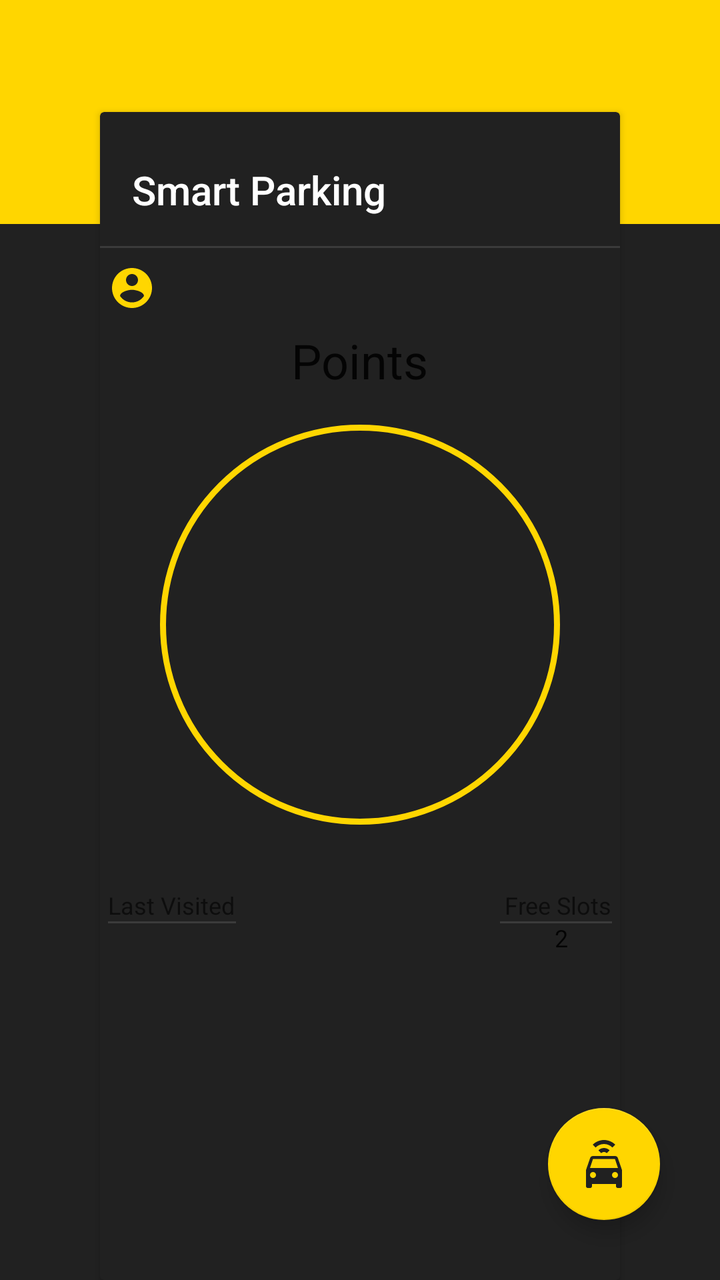
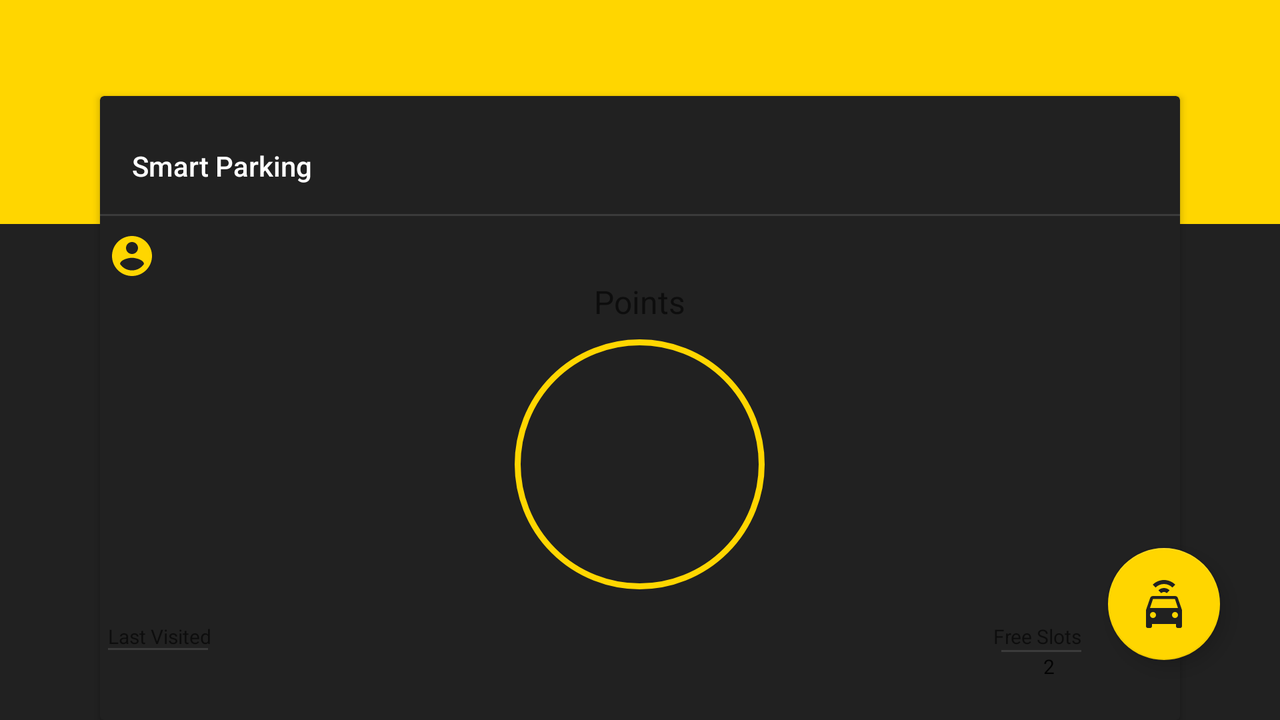

One screen, two layout resources from the same app: the default and the repository's alternative for another configuration. Each is rendered where Android would select it; the XML of both is given below.
<!-- AndroidManifest.xml: application theme AppTheme -->
<!-- res/layout/activity_main.xml -->
<?xml version="1.0" encoding="utf-8"?>
<android.support.v4.widget.DrawerLayout
    xmlns:android="http://schemas.android.com/apk/res/android"
    xmlns:app="http://schemas.android.com/apk/res-auto"
    android:id="@+id/drawer_layout"
    android:layout_width="match_parent"
    android:layout_height="match_parent"
    >
<RelativeLayout
    android:layout_width="match_parent"
    android:layout_height="match_parent"
    android:background="@color/colorOffBlack">

    <android.support.v7.widget.Toolbar
        android:id="@+id/primary_toolbar"
        android:layout_width="match_parent"
        android:layout_height="112dp"
        android:layout_alignParentEnd="true"
        android:layout_alignParentLeft="true"
        android:layout_alignParentRight="true"
        android:layout_alignParentStart="true"
        android:layout_alignParentTop="true"
        android:background="@color/colorPrimary" />

    <android.support.v7.widget.CardView
        android:id="@+id/cardView"
        android:layout_width="match_parent"
        android:layout_height="match_parent"
        android:layout_marginLeft="50dp"
        android:layout_marginRight="50dp"
        android:layout_marginTop="?attr/actionBarSize"
        app:cardBackgroundColor="@color/colorOffBlack">

        <LinearLayout
            android:layout_width="match_parent"
            android:layout_height="match_parent"
            android:layout_alignTop="@+id/cardView"
            android:layout_marginTop="11dp"
            android:orientation="vertical">

            <android.support.v7.widget.Toolbar
                android:id="@+id/card_view_toolbar"
                android:layout_width="match_parent"
                android:layout_height="?attr/actionBarSize"
                app:title="Smart Parking"
                app:titleTextColor="@color/colorWhite" />

            <View
                android:layout_width="match_parent"
                android:layout_height="1dp"
                android:alpha="0.12"
                android:background="@color/colorWhite" />

            <RelativeLayout
                android:layout_width="match_parent"
                android:layout_height="wrap_content">

                <TextView
                    android:id="@+id/username"
                    android:layout_width="wrap_content"
                    android:layout_height="wrap_content"
                    android:layout_marginLeft="4dp"
                    android:layout_marginStart="4dp"
                    android:layout_marginTop="8dp"
                    android:drawableLeft="@drawable/ic_account_circle"
                    android:drawableStart="@drawable/ic_account_circle"
                    android:textAppearance="@style/TextAppearance.AppCompat.Caption"
                    android:textColor="@color/colorWhite"
                    android:textSize="12sp" />

                <TextView
                    android:id="@+id/points_text"
                    android:layout_width="wrap_content"
                    android:layout_height="wrap_content"
                    android:layout_below="@id/username"
                    android:layout_centerHorizontal="true"
                    android:layout_marginTop="8dp"
                    android:text="@string/points"
                    android:textAppearance="@style/TextAppearance.AppCompat.Headline" />


                <ImageView
                    android:id="@+id/imageView"
                    android:layout_width="200dp"
                    android:layout_height="200dp"
                    android:layout_below="@id/points_text"
                    android:layout_centerHorizontal="true"
                    android:layout_marginTop="16dp"
                    android:background="@drawable/circle_drawable" />

                <TextView
                    android:id="@+id/hint"
                    android:layout_width="wrap_content"
                    android:layout_height="wrap_content"
                    android:layout_below="@+id/imageView"
                    android:layout_centerHorizontal="true"
                    android:layout_marginTop="4dp"
                    android:text="@string/hint_text"
                    android:textSize="12sp"
                    android:visibility="invisible" />

                <TextView
                    android:id="@+id/points_count"
                    android:layout_width="wrap_content"
                    android:layout_height="wrap_content"
                    android:layout_centerHorizontal="true"
                    android:layout_centerVertical="true"
                    android:textAppearance="@style/TextAppearance.AppCompat.Caption"
                    android:textColor="@color/colorWhite"
                    android:textSize="24sp" />

                <TextView
                    android:id="@+id/last_visited_label"
                    android:layout_width="wrap_content"
                    android:layout_height="wrap_content"
                    android:layout_alignParentLeft="true"
                    android:layout_alignParentStart="true"
                    android:layout_below="@id/imageView"
                    android:layout_marginLeft="4dp"
                    android:layout_marginStart="4dp"
                    android:layout_marginTop="32dp"
                    android:text="@string/last_visited_label"
                    android:textAppearance="@style/TextAppearance.AppCompat.Caption" />

                <View
                    android:layout_width="64dp"
                    android:layout_height="1dp"
                    android:layout_alignLeft="@id/last_visited_label"
                    android:layout_alignParentLeft="true"
                    android:layout_alignParentStart="true"
                    android:layout_alignStart="@id/last_visited_label"
                    android:layout_below="@id/last_visited_label"
                    android:layout_marginLeft="4dp"
                    android:layout_marginStart="4dp"
                    android:alpha="0.12"
                    android:background="@color/colorWhite" />

                <TextView
                    android:id="@+id/last_visited_date"
                    android:layout_width="wrap_content"
                    android:layout_height="wrap_content"
                    android:layout_alignLeft="@id/last_visited_label"
                    android:layout_alignParentLeft="true"
                    android:layout_alignParentStart="true"
                    android:layout_alignStart="@id/last_visited_label"
                    android:layout_below="@id/last_visited_label"
                    android:layout_marginLeft="4dp"
                    android:layout_marginStart="4dp"
                    android:textAppearance="@style/TextAppearance.AppCompat.Subhead"
                    android:textSize="12sp" />

                <TextView
                    android:id="@+id/free_slots_label"
                    android:layout_width="wrap_content"
                    android:layout_height="wrap_content"
                    android:layout_alignParentEnd="true"
                    android:layout_alignParentRight="true"
                    android:layout_below="@id/imageView"
                    android:layout_marginEnd="4dp"
                    android:layout_marginRight="4dp"
                    android:layout_marginTop="32dp"
                    android:text="@string/free_slots_label"
                    android:textAppearance="@style/TextAppearance.AppCompat.Caption" />

                <View
                    android:layout_width="56dp"
                    android:layout_height="1dp"
                    android:layout_alignParentEnd="true"
                    android:layout_alignParentRight="true"
                    android:layout_below="@id/free_slots_label"
                    android:layout_marginEnd="4dp"
                    android:layout_marginRight="4dp"
                    android:alpha="0.12"
                    android:background="@color/colorWhite" />

                <TextView
                    android:id="@+id/free_slots_count"
                    android:layout_width="wrap_content"
                    android:layout_height="wrap_content"
                    android:layout_alignLeft="@+id/free_slots_label"
                    android:layout_alignStart="@+id/free_slots_label"
                    android:layout_below="@id/last_visited_label"
                    android:layout_marginLeft="25dp"
                    android:layout_marginStart="25dp"

                    android:text="2"
                    android:textAppearance="@style/TextAppearance.AppCompat.Subhead"
                    android:textSize="12sp" />
            </RelativeLayout>

        </LinearLayout>


    </android.support.v7.widget.CardView>

    <android.support.design.widget.FloatingActionButton
        android:id="@+id/floatingActionButton"
        android:layout_width="wrap_content"
        android:layout_height="wrap_content"
        android:layout_alignParentBottom="true"
        android:layout_alignParentEnd="true"
        android:layout_alignParentRight="true"
        android:layout_marginBottom="30dp"
        android:layout_marginEnd="30dp"
        android:layout_marginRight="30dp"
        android:src="@drawable/car_connected"
        app:backgroundTint="@color/colorPrimary"
        app:fabSize="normal" />
</RelativeLayout>

    <android.support.design.widget.NavigationView
        android:id="@+id/navigation_view"
        android:layout_width="wrap_content"
        android:layout_height="match_parent"
        android:layout_alignParentEnd="true"
        android:layout_alignParentRight="true"
        android:layout_gravity="start"
        android:layout_marginEnd="51dp"
        android:layout_marginRight="51dp"
        app:headerLayout="@layout/nav_header_layout"
        app:menu="@menu/nav_menu">

    </android.support.design.widget.NavigationView>

</android.support.v4.widget.DrawerLayout>
<!-- res/layout/nav_header_layout.xml (included above) -->
<?xml version="1.0" encoding="utf-8"?>
<LinearLayout xmlns:android="http://schemas.android.com/apk/res/android"
    android:layout_width="match_parent"
    android:layout_height="match_parent"
    android:orientation="vertical">

    <TextView
        android:layout_width="wrap_content"
        android:layout_height="wrap_content"
        android:layout_gravity="center_horizontal"
        android:layout_marginTop="32dp"
        android:drawableLeft="@drawable/car_connected_yellow"
        android:drawableStart="@drawable/car_connected_yellow"
        android:text="@string/smart_parking_label"
        android:textAppearance="@style/Base.TextAppearance.AppCompat.Caption"
        android:textSize="20sp" />

    <ImageView
        android:layout_width="64dp"
        android:layout_height="64dp"
        android:layout_gravity="center_horizontal"
        android:layout_marginTop="16dp"
        android:contentDescription="@string/hint_light_bulb_resource"
        android:src="@drawable/ic_bulb_idea" />

    <TextView
        android:id="@+id/hint_text"
        android:layout_width="wrap_content"
        android:layout_height="wrap_content"
        android:layout_marginLeft="16dp"
        android:layout_marginStart="16dp"
        android:layout_marginTop="16dp"
        android:text="Did you know bla bla?"
        android:textColor="@color/colorWhite" />

    <View
        android:layout_width="match_parent"
        android:layout_height="1dp"
        android:layout_marginTop="4dp"
        android:alpha="0.12"
        android:background="@color/colorWhite" />


</LinearLayout>
<!-- resources referenced by this layout -->
<resources>
  <color name="colorOffBlack">#212121</color>
  <color name="colorPrimary">#ffd600</color>
  <color name="colorWhite">#ffffff</color>
  <!-- drawable car_connected (drawable) -->
  <vector xmlns:android="http://schemas.android.com/apk/res/android"
      android:width="24dp"
      android:height="24dp"
      android:viewportHeight="24"
      android:viewportWidth="24">
      <path
          android:fillColor="#212121"
          android:pathData="M5,14H19L17.5,9.5H6.5L5,14M17.5,19A1.5,1.5 0 0,0 19,17.5A1.5,1.5 0 0,0 17.5,16A1.5,1.5 0 0,0 16,17.5A1.5,1.5 0 0,0 17.5,19M6.5,19A1.5,1.5 0 0,0 8,17.5A1.5,1.5 0 0,0 6.5,16A1.5,1.5 0 0,0 5,17.5A1.5,1.5 0 0,0 6.5,19M18.92,9L21,15V23A1,1 0 0,1 20,24H19A1,1 0 0,1 18,23V22H6V23A1,1 0 0,1 5,24H4A1,1 0 0,1 3,23V15L5.08,9C5.28,8.42 5.85,8 6.5,8H17.5C18.15,8 18.72,8.42 18.92,9M12,0C14.12,0 16.15,0.86 17.65,2.35L16.23,3.77C15.11,2.65 13.58,2 12,2C10.42,2 8.89,2.65 7.77,3.77L6.36,2.35C7.85,0.86 9.88,0 12,0M12,4C13.06,4 14.07,4.44 14.82,5.18L13.4,6.6C13.03,6.23 12.53,6 12,6C11.5,6 10.97,6.23 10.6,6.6L9.18,5.18C9.93,4.44 10.94,4 12,4Z" />
  </vector>
  <!-- drawable circle_drawable (drawable) -->
  <?xml version="1.0" encoding="utf-8"?>
  <shape xmlns:android="http://schemas.android.com/apk/res/android"
      android:shape="oval">
      <stroke
          android:width="3dp"
          android:color="#ffd600" />
      <size
          android:width="120dp"
          android:height="120dp" />
  
  </shape>
  <!-- drawable ic_account_circle (drawable) -->
  <vector xmlns:android="http://schemas.android.com/apk/res/android"
      android:width="24dp"
      android:height="24dp"
      android:viewportHeight="24.0"
      android:viewportWidth="24.0">
      <path
          android:fillColor="#ffd600"
          android:pathData="M12,2C6.48,2 2,6.48 2,12s4.48,10 10,10 10,-4.48 10,-10S17.52,2 12,2zM12,5c1.66,0 3,1.34 3,3s-1.34,3 -3,3 -3,-1.34 -3,-3 1.34,-3 3,-3zM12,19.2c-2.5,0 -4.71,-1.28 -6,-3.22 0.03,-1.99 4,-3.08 6,-3.08 1.99,0 5.97,1.09 6,3.08 -1.29,1.94 -3.5,3.22 -6,3.22z" />
  </vector>
  <!-- drawable ic_bulb_idea (drawable) -->
  <vector xmlns:android="http://schemas.android.com/apk/res/android"
      android:width="24dp"
      android:height="24dp"
      android:viewportHeight="24.0"
      android:viewportWidth="24.0">
      <path
          android:fillColor="#50ea42"
          android:pathData="M9,21c0,0.55 0.45,1 1,1h4c0.55,0 1,-0.45 1,-1v-1L9,20v1zM12,2C8.14,2 5,5.14 5,9c0,2.38 1.19,4.47 3,5.74L8,17c0,0.55 0.45,1 1,1h6c0.55,0 1,-0.45 1,-1v-2.26c1.81,-1.27 3,-3.36 3,-5.74 0,-3.86 -3.14,-7 -7,-7zM14.85,13.1l-0.85,0.6L14,16h-4v-2.3l-0.85,-0.6C7.8,12.16 7,10.63 7,9c0,-2.76 2.24,-5 5,-5s5,2.24 5,5c0,1.63 -0.8,3.16 -2.15,4.1z" />
  </vector>
  <string name="free_slots_label">Free Slots</string>
  <string name="hint_light_bulb_resource" translatable="false">hint light bulb resource</string>
  <string name="hint_text">Hint: A notification will be sent.</string>
  <string name="last_visited_label">Last Visited</string>
  <string name="points">Points</string>
  <string name="smart_parking_label">Smart Parking</string>
  <style name="AppTheme" parent="Theme.AppCompat.Light.DarkActionBar">
          
          <item name="colorPrimary">@color/colorPrimary</item>
          <item name="colorPrimaryDark">@color/colorPrimaryDark</item>
          <item name="preferenceTheme">@style/PreferenceThemeOverlay</item>
      </style>
  <color name="colorPrimaryDark">#c9bc1f</color>
</resources>
<!-- res/layout-land/activity_main.xml (the repository's variant of the layout above) -->
<!-- drawn on the phone turned sideways -->
<?xml version="1.0" encoding="utf-8"?>
<android.support.v4.widget.DrawerLayout xmlns:android="http://schemas.android.com/apk/res/android"
    xmlns:app="http://schemas.android.com/apk/res-auto"
    android:id="@+id/drawer_layout"
    android:layout_width="match_parent"
    android:layout_height="match_parent">

    <RelativeLayout
        android:layout_width="match_parent"
        android:layout_height="match_parent"
        android:background="@color/colorOffBlack">

        <android.support.v7.widget.Toolbar
            android:id="@+id/primary_toolbar"
            android:layout_width="match_parent"
            android:layout_height="112dp"
            android:layout_alignParentEnd="true"
            android:layout_alignParentLeft="true"
            android:layout_alignParentRight="true"
            android:layout_alignParentStart="true"
            android:layout_alignParentTop="true"
            android:background="@color/colorPrimary" />

        <android.support.v7.widget.CardView
            android:id="@+id/cardView"
            android:layout_width="match_parent"
            android:layout_height="match_parent"
            android:layout_marginLeft="50dp"
            android:layout_marginRight="50dp"
            android:layout_marginTop="?attr/actionBarSize"
            app:cardBackgroundColor="@color/colorOffBlack">

            <LinearLayout
                android:layout_width="match_parent"
                android:layout_height="match_parent"
                android:layout_alignTop="@+id/cardView"
                android:layout_marginTop="11dp"
                android:orientation="vertical">

                <android.support.v7.widget.Toolbar
                    android:id="@+id/card_view_toolbar"
                    android:layout_width="match_parent"
                    android:layout_height="?attr/actionBarSize"
                    app:title="Smart Parking"
                    app:titleTextColor="@color/colorWhite" />

                <View
                    android:layout_width="match_parent"
                    android:layout_height="1dp"
                    android:alpha="0.12"
                    android:background="@color/colorWhite" />

                <RelativeLayout
                    android:layout_width="match_parent"
                    android:layout_height="match_parent">

                    <TextView
                        android:id="@+id/username"
                        android:layout_width="wrap_content"
                        android:layout_height="wrap_content"
                        android:layout_alignParentLeft="true"
                        android:layout_alignParentStart="true"
                        android:layout_alignParentTop="true"
                        android:layout_marginLeft="8dp"
                        android:layout_marginStart="4dp"
                        android:layout_marginTop="8dp"
                        android:drawableLeft="@drawable/ic_account_circle"
                        android:drawableStart="@drawable/ic_account_circle"

                        android:textAppearance="@style/TextAppearance.AppCompat.Caption"
                        android:textColor="@color/colorWhite"
                        android:textSize="12sp" />

                    <TextView
                        android:id="@+id/points_text"
                        android:layout_width="wrap_content"
                        android:layout_height="wrap_content"
                        android:layout_below="@+id/username"
                        android:layout_centerHorizontal="true"
                        android:text="@string/points"
                        android:textAppearance="@style/TextAppearance.AppCompat.Caption"
                        android:textSize="16sp" />

                    <ImageView
                        android:id="@+id/imageView"
                        android:layout_width="125dp"
                        android:layout_height="125dp"
                        android:layout_below="@+id/points_text"
                        android:layout_centerHorizontal="true"
                        android:layout_marginTop="8dp"
                        android:background="@drawable/circle_drawable" />

                    <TextView
                        android:id="@+id/hint"
                        android:layout_width="wrap_content"
                        android:layout_height="wrap_content"
                        android:layout_below="@+id/imageView"
                        android:layout_centerHorizontal="true"
                        android:layout_marginTop="8dp"
                        android:text="@string/hint_text"
                        android:textSize="12sp"
                        android:visibility="invisible" />

                    <TextView
                        android:id="@+id/points_count"
                        android:layout_width="wrap_content"
                        android:layout_height="wrap_content"
                        android:layout_centerHorizontal="true"
                        android:layout_centerVertical="true"

                        android:textAppearance="@style/TextAppearance.AppCompat.Caption"
                        android:textColor="@color/colorWhite"
                        android:textSize="20sp" />

                    <TextView
                        android:id="@+id/last_visited_label"
                        android:layout_width="wrap_content"
                        android:layout_height="wrap_content"
                        android:layout_alignParentBottom="true"
                        android:layout_alignParentLeft="true"
                        android:layout_alignParentStart="true"
                        android:layout_marginBottom="35dp"
                        android:layout_marginLeft="4dp"
                        android:layout_marginStart="4dp"
                        android:layout_marginTop="32dp"
                        android:text="@string/last_visited_label"
                        android:textAppearance="@style/TextAppearance.AppCompat.Caption"
                        android:textSize="10sp" />

                    <View
                        android:id="@+id/view"
                        android:layout_width="50dp"
                        android:layout_height="1dp"
                        android:layout_alignBottom="@id/last_visited_label"
                        android:layout_alignLeft="@id/last_visited_label"
                        android:layout_alignParentLeft="true"
                        android:layout_alignParentStart="true"
                        android:layout_alignStart="@id/last_visited_label"
                        android:layout_marginLeft="4dp"
                        android:layout_marginStart="4dp"
                        android:alpha="0.12"
                        android:background="@color/colorWhite" />

                    <TextView
                        android:id="@+id/last_visited_date"
                        android:layout_width="wrap_content"
                        android:layout_height="wrap_content"
                        android:layout_alignLeft="@+id/view"
                        android:layout_alignParentBottom="true"
                        android:layout_alignStart="@+id/view"
                        android:layout_marginBottom="20dp"

                        android:textAppearance="@style/TextAppearance.AppCompat.Subhead"
                        android:textSize="10sp" />

                    <TextView
                        android:id="@+id/free_slots_label"
                        android:layout_width="wrap_content"
                        android:layout_height="wrap_content"
                        android:layout_alignBottom="@+id/view"
                        android:layout_alignParentEnd="true"
                        android:layout_alignParentRight="true"
                        android:layout_marginEnd="49dp"
                        android:layout_marginRight="49dp"
                        android:text="@string/free_slots_label"
                        android:textAppearance="@style/TextAppearance.AppCompat.Caption"
                        android:textSize="10sp" />

                    <View
                        android:id="@+id/view2"
                        android:layout_width="40dp"
                        android:layout_height="1dp"
                        android:layout_alignLeft="@id/free_slots_label"
                        android:layout_alignStart="@id/free_slots_label"
                        android:layout_below="@id/free_slots_label"
                        android:layout_marginLeft="4dp"
                        android:layout_marginStart="4dp"
                        android:alpha="0.12"
                        android:background="@color/colorWhite" />


                    <TextView
                        android:id="@+id/free_slots_count"
                        android:layout_width="wrap_content"
                        android:layout_height="wrap_content"
                        android:layout_alignBottom="@+id/last_visited_date"
                        android:layout_alignLeft="@id/free_slots_label"
                        android:layout_alignStart="@id/free_slots_label"
                        android:layout_marginLeft="25dp"
                        android:layout_marginStart="25dp"
                        android:text="2"
                        android:textAppearance="@style/TextAppearance.AppCompat.Subhead"
                        android:textSize="10sp" />

                </RelativeLayout>

            </LinearLayout>


        </android.support.v7.widget.CardView>

        <android.support.design.widget.FloatingActionButton
            android:id="@+id/floatingActionButton"
            android:layout_width="wrap_content"
            android:layout_height="wrap_content"
            android:layout_alignParentBottom="true"
            android:layout_alignParentEnd="true"
            android:layout_alignParentRight="true"
            android:layout_marginBottom="30dp"
            android:layout_marginEnd="30dp"
            android:layout_marginRight="30dp"
            android:src="@drawable/car_connected"
            app:backgroundTint="@color/colorPrimary"
            app:fabSize="normal" />

    </RelativeLayout>

    <android.support.design.widget.NavigationView
        android:id="@+id/navigation_view"
        android:layout_width="wrap_content"
        android:layout_height="match_parent"
        android:layout_alignParentBottom="true"
        android:layout_alignParentEnd="true"
        android:layout_alignParentRight="true"
        android:layout_gravity="start"
        android:layout_marginEnd="50dp"
        android:layout_marginRight="50dp"
        android:background="@color/colorOffBlack"
        app:headerLayout="@layout/nav_header_layout"
        app:menu="@menu/nav_menu">

    </android.support.design.widget.NavigationView>

</android.support.v4.widget.DrawerLayout>
